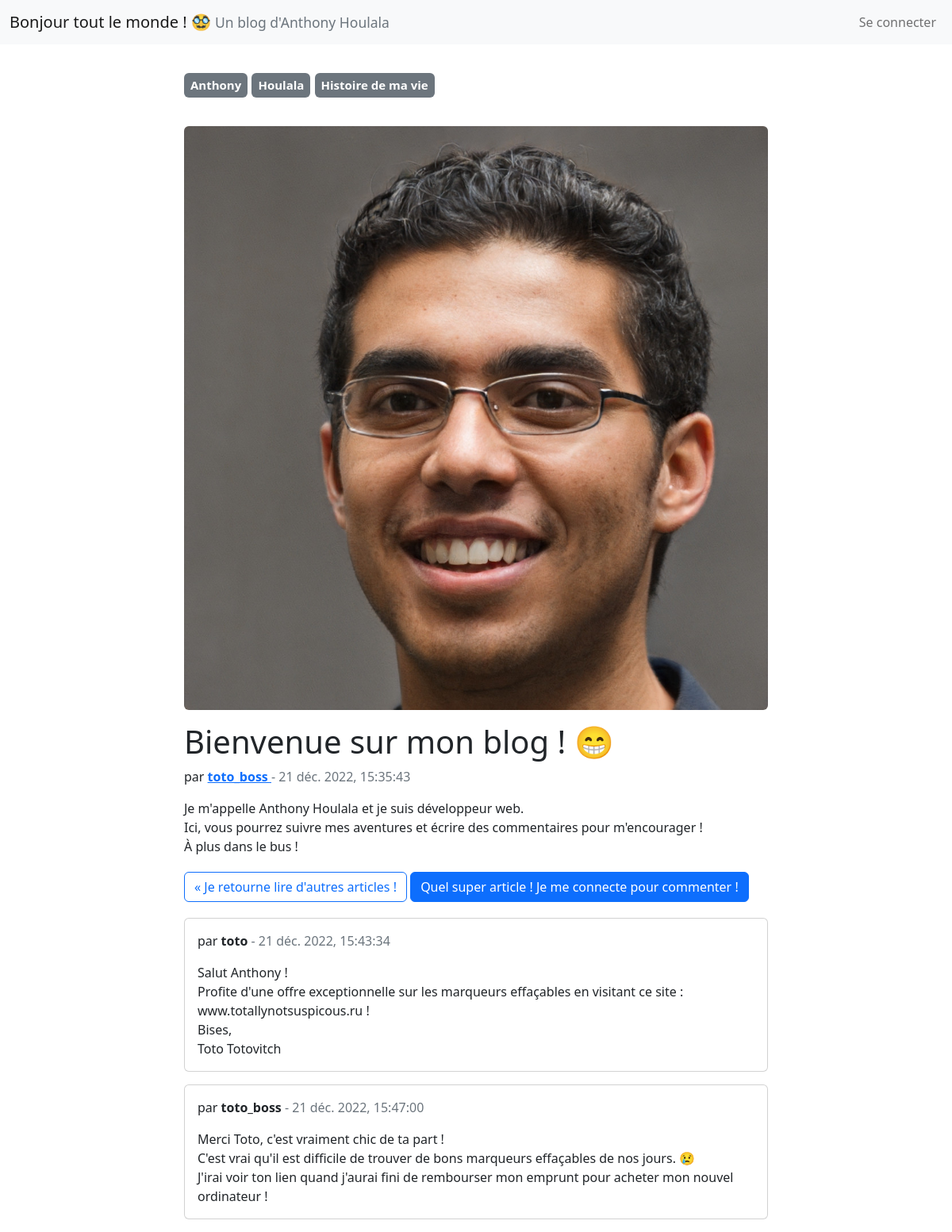
/blogpost.php?id=1, run on the app's committed database.
### tables this page shows
CREATE TABLE `category` (
  `id_category` int NOT NULL,
  `category_name` varchar(255) NOT NULL
);

CREATE TABLE `post` (
  `id_post` int NOT NULL,
  `title` varchar(255) NOT NULL,
  `content` text NOT NULL,
  `date` datetime NOT NULL,
  `id_author` int NOT NULL,
  `image` varchar(255) NOT NULL
);

CREATE TABLE `user` (
  `id_user` int NOT NULL,
  `username` varchar(255) NOT NULL,
  `email` varchar(255) NOT NULL,
  `password` varchar(255) NOT NULL
);

CREATE TABLE `comment` (
  `id_comment` int NOT NULL,
  `id_post` int NOT NULL,
  `id_author` int NOT NULL,
  `date` datetime NOT NULL,
  `content` text NOT NULL
);

### blogpost.php (called while the page is built, shortened)
<?php
require_once './model/manager/CommentManager.php';
require_once './model/manager/PostCategoryManager.php';
require_once './model/manager/PostManager.php';
require_once './model/manager/UserManager.php';
$errorMessage = null;
if (empty($_GET)) {
  $errorMessage = 'Adresse invalide !';
} else {
  $postId = sanitizeInput($_GET['id']);
  if (!isInputValid($postId)) {
    $errorMessage = 'Adresse invalide !';
  } else {
    $post = PostManager::getPostById($postId);
    $author = UserManager::getUserById($post->getIdAuthor());
    $comments = CommentManager::fetchCommentsByPostId($postId);
    if ($comments) {
      $commentsData = [];
      foreach($comments as $comment) {
        $commentAuthor = UserManager::getUserById($comment->getAuthorId());
        $commentsData[] = [
          'comment' => $comment,
          'author' => $commentAuthor
        ];
      }
    }
    $categories = PostCategoryManager::fetchCategoriesFromPostId($postId);
  }
}
require_once 'view/blogpostView.php';

### model/manager/PostCategoryManager.php (called while the page is built, shortened)
<?php
require_once './model/classes/Post.php';
require_once './model/classes/Category.php';
final class PostCategoryManager
{
  public static function fetchCategoriesFromPostId(int $postId): array
  {
    $databaseHandle = dbConnect();
    $query = '
      SELECT c.id_category, category_name FROM post_category AS p_c
      INNER JOIN category AS c ON p_c.id_category=c.id_category
      WHERE p_c.id_post=:postId
    ';
    $statement = $databaseHandle->prepare($query);
    $statement->execute(['postId' => $postId]);
    return $statement->fetchAll(PDO::FETCH_CLASS, 'Category');
  }
}

### model/classes/Category.php (called while the page is built, shortened)
<?php
final class Category
{
  private int $id_category;
  private string $category_name;
  public function getId(): int
  {
    return $this->id_category;
  }
  public function getName(): string
  {
    return $this->category_name;
  }
}

### model/manager/PostManager.php (called while the page is built, shortened)
<?php
require_once './model/classes/Post.php';
class PostManager
{
  public static function getPostById(int $idPost): Post|bool
  {
    $databaseHandle = dbConnect();
    $query = 'SELECT * FROM post WHERE id_post=:idPost';
    $statement = $databaseHandle->prepare($query);
    $statement->execute([
      'idPost' => $idPost
    ]);
    $statement->setFetchMode(PDO::FETCH_CLASS, 'Post');
    return $statement->fetch();
  }
}

### model/classes/Post.php (called while the page is built, shortened)
<?php
class Post
{
  private string $title;
  private string $content;
  private string $date;
  private string $image;
  public function getTitle(): string
  {
    return $this->title;
  }
  public function getContent(): string
  {
    return $this->content;
  }
  public function getFormattedDate(): string
  {
    $fmt = new IntlDateFormatter(
      'fr_FR',
      IntlDateFormatter::MEDIUM,
      IntlDateFormatter::MEDIUM,
      'Europe/Paris',
      IntlDateFormatter::GREGORIAN
    );
    return $fmt->format(new DateTime($this->date));
  }
  public function getImage(): string
  {
    return $this->image;
  }
}

### model/manager/UserManager.php (called while the page is built, shortened)
<?php
require_once './model/classes/User.php';
class UserManager
{
  public static function getUserById(int $idUser): User|bool
  {
    $databaseHandle = dbConnect();
    $query = 'SELECT * FROM user WHERE id_user=:idUser';
    $statement = $databaseHandle->prepare($query);
    $statement->execute([
      'idUser' => $idUser
    ]);
    $statement->setFetchMode(PDO::FETCH_CLASS, 'User');
    return $statement->fetch();
  }
}

### model/classes/User.php (called while the page is built, shortened)
<?php
class User
{
  private int $id_user;
  private string $username;
  public function getUserId(): int
  {
    return $this->id_user;
  }
  public function getUsername(): string
  {
    return $this->username;
  }
}

### model/manager/CommentManager.php (called while the page is built, shortened)
<?php
require_once './model/classes/Comment.php';
class CommentManager
{
  public static function fetchCommentsByPostId($postId): array|bool
  {
    $databaseHandle = dbConnect();
    $query = 'SELECT * FROM comment WHERE id_post=:postId ORDER BY date';
    $statement = $databaseHandle->prepare($query);
    $statement->execute([
      'postId' => $postId
    ]);
    return $statement->fetchAll(PDO::FETCH_CLASS, 'Comment');
  }
}

### model/classes/Comment.php (called while the page is built, shortened)
<?php
class Comment
{
  private string $date;
  private string $content;
  public function getFormattedDate(): string
  {
    $fmt = new IntlDateFormatter(
      'fr_FR',
      IntlDateFormatter::MEDIUM,
      IntlDateFormatter::MEDIUM,
      'Europe/Paris',
      IntlDateFormatter::GREGORIAN
    );
    return $fmt->format(new DateTime($this->date));
  }
  public function getContent(): string
  {
    return $this->content;
  }
}

### view/partials/blogPost.php (the view)
<div class="row">
  <div class="col-lg-8 offset-lg-2">
    <p class="fs-5 mt-3">
      <?php foreach ($categories as $category) { ?>
        <a href="category.php?id=<?= $category->getId() ?>" class="badge bg-secondary me-auto p-2 my-1" style="text-decoration: none;"><?= $category->getName() ?></a>
      <?php } ?>
    </p>
  </div>
</div>
<div class="row my-3">
  <div class="col-lg-8 offset-lg-2">
    <img src="<?php echo $post->getImage() ?>" class="img-fluid rounded w-100 d-block mx-auto" alt="<?php echo $post->getTitle() ?>">
    <div class="my-3">
      <h1><?php echo $post->getTitle() ?></h1>
      <p>
        par
        <strong>
          <a href="user.php?id=<?= $author->getUserId() ?>">
            <?= $author->getUsername() ?>
          </a>
        </strong>
        <span class="text-muted">- <?= $post->getFormattedDate() ?></span>
      </p>
      <p style="white-space: pre-wrap;"><?= $post->getContent() ?></p>
    </div>
    <a href="index.php" class="btn btn-outline-primary my-1">
      &laquo; Je retourne lire d'autres articles !
    </a>
    <?php if (isset($_SESSION['user']['id'])) { ?>
      <a href="comment.php?id=<?= $post->getIdPost() ?>" class="btn btn-primary my-1">
        Quel super article ! Je commente !
      </a>
    <?php } else { ?>
      <a href="login.php" class="btn btn-primary my-1">
        Quel super article ! Je me connecte pour commenter !
      </a>
    <?php } ?>
  </div>
</div>

### view/partials/header.php (shortened to what this page needs)
<?php
$userConnected = isset($_SESSION['user']) && !empty($_SESSION['user']['id']);
?>
<!DOCTYPE html>
<html lang="fr">
<head>
  <link href="https://cdn.jsdelivr.net/npm/bootstrap@5.2.3/dist/css/bootstrap.min.css" rel="stylesheet">
  <link rel="stylesheet" href="https://cdn.jsdelivr.net/npm/bootstrap-icons@1.10.3/font/bootstrap-icons.css">
</head>
<body>
  <nav class="navbar navbar-expand-lg bg-light sticky-top">
    <div class="container-fluid">
      <a class="navbar-brand" href="index.php">
        <span class="mb-0">Bonjour tout le monde ! 🥸</span>
        <small class="text-muted"> Un blog d'Anthony Houlala</small>
      </a>
      <div class="collapse navbar-collapse" id="navbarSupportedContent">
        <ul class="navbar-nav ms-auto mb-2 mb-lg-0">
          <?php if (!$userConnected) { ?>
            <li class="nav-item">
              <a class="nav-link" href="login.php">Se connecter</a>
            </li>
          <?php } ?>
        </ul>
      </div>
    </div>
  </nav>

### view/blogpostView.php
<?php
require_once './view/partials/header.php';
if (!isset($errorMessage)) {
?>
<div class="container my-3">
<?php
  require_once './view/partials/blogPost.php';
  if (isset($commentsData)) {
    require_once './view/partials/commentsList.php';
  }
} else {
  require './view/partials/errorAlert.php';
}
?>
</div>
<?php
require_once "./view/partials/footer.php";

### view/partials/commentsList.php
<?php
foreach ($commentsData as $commentData) {
  ['comment' => $comment, 'author' => $commentAuthor] = $commentData;
  require './view/partials/commentCard.php';
}
?>

### view/partials/commentCard.php
<div class="row my-3">
  <div class=" col-lg-8 offset-lg-2">
    <div class="card">
      <div class="card-body">
        <p class="comment-author">
          par <strong><?= $commentAuthor->getUsername() ?></strong>
          <span class="text-muted">- <?= $comment->getFormattedDate() ?></span>
        </p>
        <p class="card-text" style="white-space: pre-wrap;"><?php echo $comment->getContent() ?></p>
      </div>
    </div>
  </div>
</div>

### view/partials/footer.php
</body>
</html>

### data on the page
category: category_name "Anthony"
category: category_name "Houlala"
category: category_name "Histoire de ma vie"
post: image (picture), title "Bienvenue sur mon blog ! 😁", date "21 déc. 2022, 15:35:43", content "Je m'appelle Anthony Houlala et je suis développeur web. Ici, vous pourrez suivre mes aventures et écrire des commentaires pour m'encourager ! À plus dans le bus !"
user: username "toto_boss"
user: username "toto"
comment: date "21 déc. 2022, 15:43:34", content "Salut Anthony ! Profite d'une offre exceptionnelle sur les marqueurs effaçables en visitant ce site : www.totallynotsuspicous.ru ! Bises, Toto Totovitch"
comment: date "21 déc. 2022, 15:47:00", content "Merci Toto, c'est vraiment chic de ta part ! C'est vrai qu'il est difficile de trouver de bons marqueurs effaçables de nos jours. 😢 J'irai voir ton lien quand j'aurai fini de rembourser mon emprunt pour acheter mon nouvel ordinateur !"
